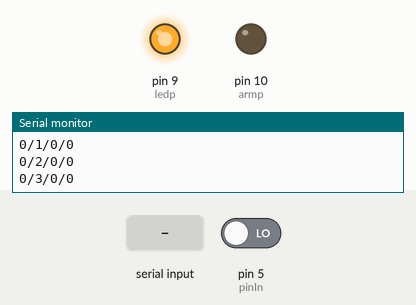
The sketch below on a simulated SparkFun Pro Micro, built with avr-gcc and run on an emulated ATmega32U4. Shown: output pins drawn as LEDs (lit = HIGH), the last lines printed to the serial monitor. The inputs (shaded band) are chosen by the test bench; at power-on: pin 5 (pinIn) LOW.

Above: at 2.8 s.
2.9 s: pin 5 (pinIn) driven HIGH
At 3.7 s:
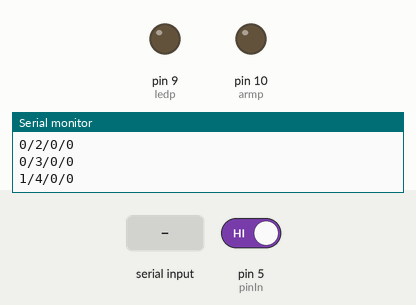
4.5 s: "1\n" received over Serial
At 7.2 s:
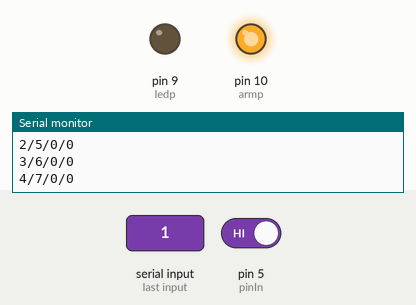
8.6 s: "0\n" received over Serial
At 11.7 s:
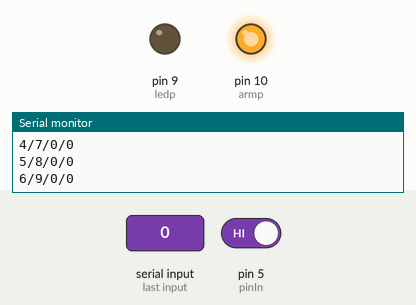
12.0 s: "2\n" received over Serial
Timing chart, 0 to 19.0 s (numbered marks = the images above; inputs shaded):
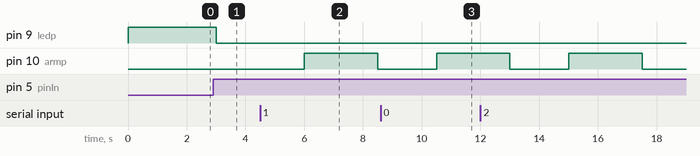

Measured:
- after the input at 2.9 s, pin 9 (ledp): HIGH → LOW after 0.10 s
- after the input at 4.5 s, pin 10 (armp): LOW → HIGH after 1.5 s, → LOW 2.5 s later
- after the input at 8.6 s, pin 10 (armp): LOW → HIGH after 1.9 s

The sketch:

Infrared.ino
```cpp
/*
  get infrared port
  led OFF as somebody
  led ON is nobody
*/
const int pinIn=5;int stIn=0;
int scount=0;int lcount=0;int tcount=0;int ncount=0;
//led show
int ledp=9;
//alram
int armp=10;
//inputString
String inputString = "";         // a string to hold incoming data

void setup(){
  pinMode(pinIn,INPUT);
  pinMode(ledp,OUTPUT);
  pinMode(armp,OUTPUT);
  //Serial initial
  Serial.begin(9600);
}

void loop(){
  stIn=digitalRead(pinIn);
  //Serial.println(stIn);
  if(stIn==HIGH){
    //  Serial.println(" Somebody ");
      scount++;
      digitalWrite(ledp,LOW);
  }else{
    //  Serial.println(" Nobody ");
      digitalWrite(ledp,HIGH);
  }
  lcount++;

  Serial.print(scount);Serial.print("/");Serial.print(lcount);
  Serial.print("/");Serial.print(tcount); Serial.print("/"); Serial.println(ncount);
  if(lcount>=60){
    if(scount==0){
    Serial.println("I'm sure it's nobody in 60 seconds");
    ncount++;
  }else{
      digitalWrite(armp,HIGH);
      delay(500);
      digitalWrite(armp,LOW);
    tcount++;
  }
    lcount=0;
    scount=0;
    //tcount show the 30 mini
    if(tcount>=30){
    //alarm
     alarms();
     tcount=0;
    }
    //noboby >5 then tcount=0
    if(ncount>=5){
      ncount=0;
      tcount=0;
    }
}
  if(Serial.available()) {
    // get the new byte:
    char inChar = (char)Serial.read();
    // add it to the inputString:
    inputString += inChar;
    // if the incoming character is a newline, set a flag
    // so the main loop can do something about it:
    if (inChar == '\n') {
      alarms();
    }
  }

  delay(1000);
}

void alarms(){
     digitalWrite(armp,HIGH);
    delay(2500);
    digitalWrite(armp,LOW);
}
```
